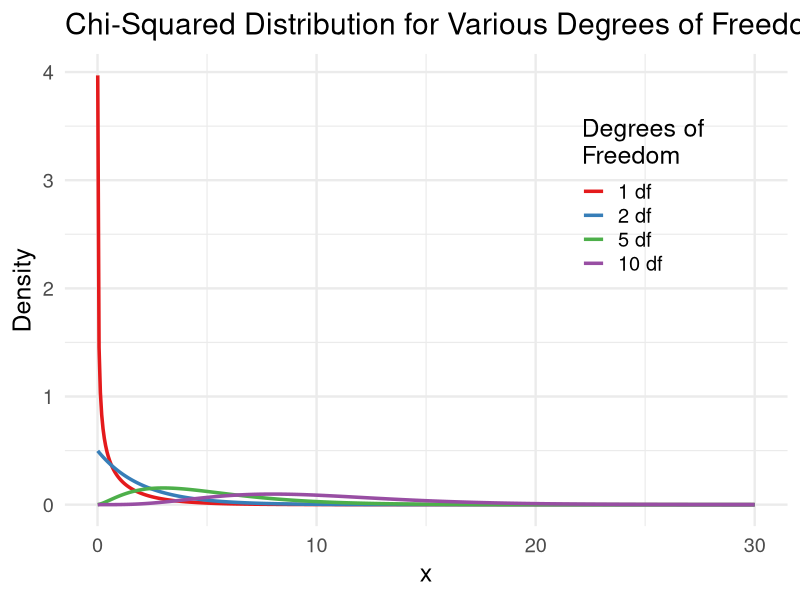
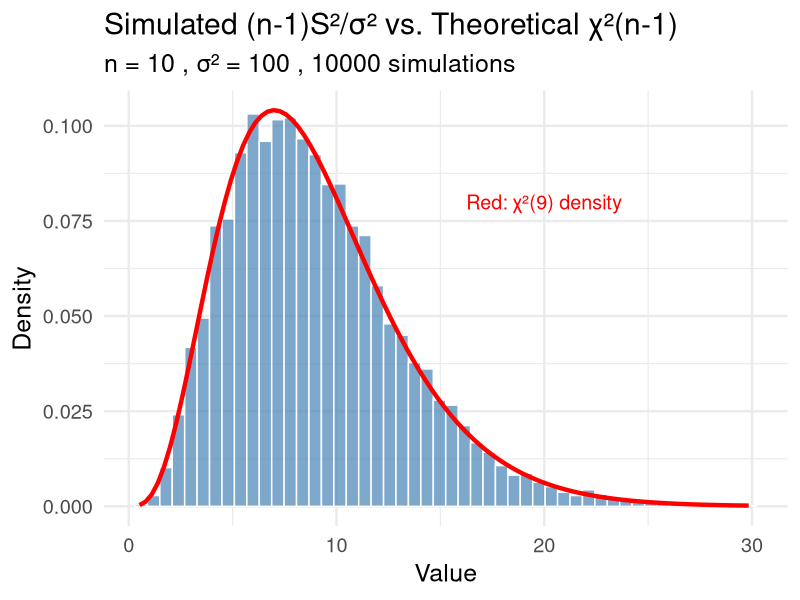
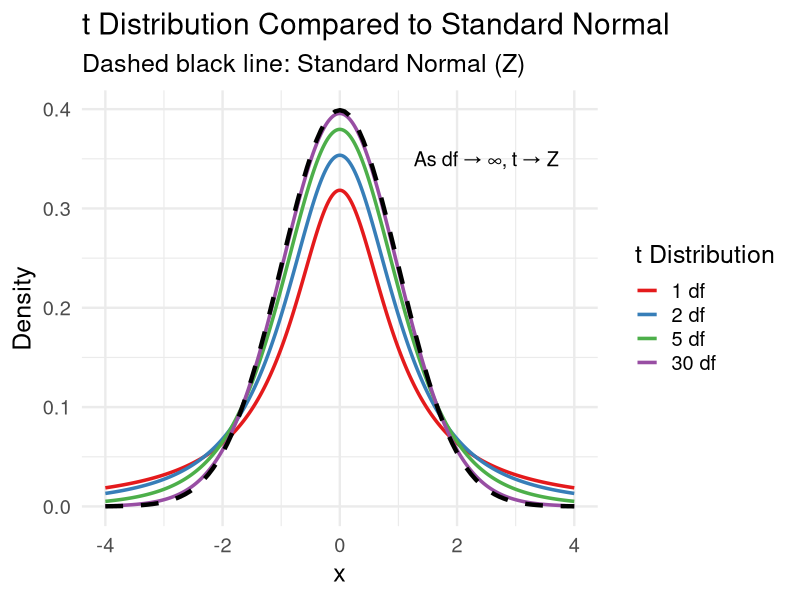
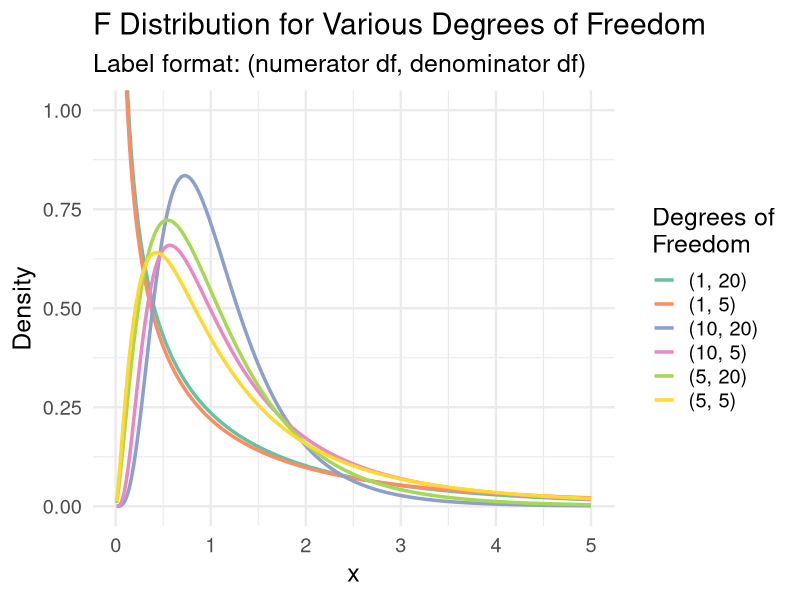
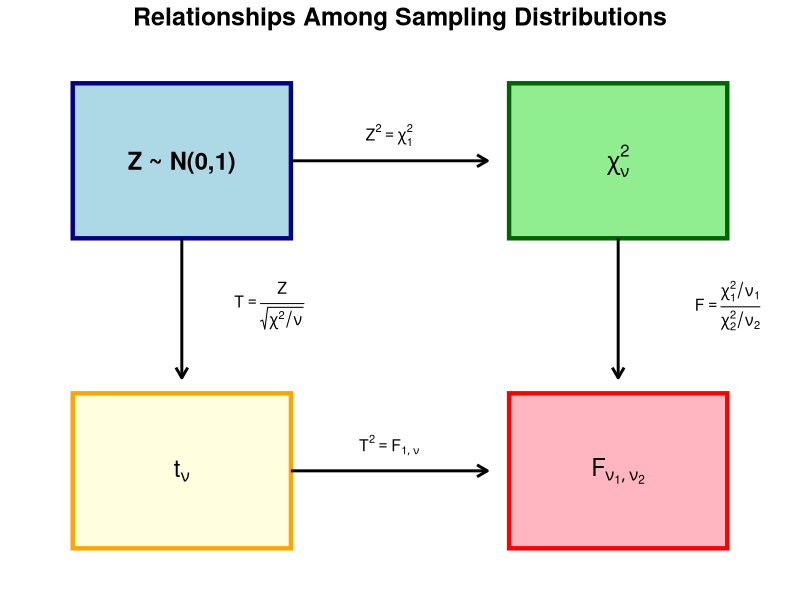

Write R code to recreate these figures, in order.
## ---- chunk 1
#| label: setup
#| include: false
library(tidyverse)
set.seed(42)
theme_set(theme_minimal(base_size = 18))
## ---- chunk 2
# Liver enzyme levels (U/L) from 15 patients
enzyme_levels <- c(42, 38, 51, 45, 40, 55, 48, 37, 44, 52, 
                   46, 43, 49, 41, 47)

tibble(
  Statistic = c("Sample Mean", "Sample SD", "Sample Variance"),
  Value = c(mean(enzyme_levels), sd(enzyme_levels), var(enzyme_levels))
) |> mutate(Value = round(Value, 2))
## ---- chunk 3
#| fig-height: 5
tibble(x = seq(0.01, 30, length.out = 500)) |>
  crossing(df = c(1, 2, 5, 10)) |>
  mutate(
    density = dchisq(x, df),
    df = factor(df, labels = paste(c(1, 2, 5, 10), "df"))
  ) |>
  ggplot(aes(x = x, y = density, color = df)) +
  geom_line(linewidth = 1.2) +
  labs(
    title = "Chi-Squared Distribution for Various Degrees of Freedom",
    x = "x", y = "Density", color = "Degrees of\nFreedom"
  ) +
  scale_color_brewer(palette = "Set1") +
  theme(legend.position = c(0.8, 0.7))
## ---- chunk 4
# Parameters for χ²₈ distribution
df_lamps <- 8
mean_life <- df_lamps  # E(X) = ν
sd_life <- sqrt(2 * df_lamps)  # SD(X) = √(2ν)

cat("Mean lifecycle:", mean_life, "thousand hours\n")
cat("SD of lifecycle:", round(sd_life, 2), "thousand hours\n")

# Probability lamp lasts between 6 and 10 thousand hours
prob_range <- pchisq(10, df_lamps) - pchisq(6, df_lamps)
cat("P(6 ≤ X ≤ 10):", round(prob_range, 3))
## ---- chunk 5
# 1. P(X > 15)
prob_over_15 <- 1 - pchisq(15, 8)
cat("P(X > 15):", round(prob_over_15, 4), "\n")

# 2. 90th percentile
p90 <- qchisq(0.90, 8)
cat("90th percentile:", round(p90, 2), "thousand hours\n")

# 3. Middle 95%
lower <- qchisq(0.025, 8)
upper <- qchisq(0.975, 8)
cat("Middle 95%: [", round(lower, 2), ",", round(upper, 2), "]")
## ---- chunk 6
#| fig-height: 5
n <- 10
sigma_sq <- 100  # True variance
n_sims <- 10000

# Simulate the transformation (n-1)S²/σ²
chi_sq_sim <- tibble(sim = 1:n_sims) |>
  mutate(
    sample_data = map(sim, ~rnorm(n, mean = 50, sd = sqrt(sigma_sq))),
    s_squared = map_dbl(sample_data, var),
    chi_sq_stat = (n - 1) * s_squared / sigma_sq
  )

# Compare to theoretical χ²(n-1) distribution
chi_sq_sim |>
  ggplot(aes(x = chi_sq_stat)) +
  geom_histogram(aes(y = after_stat(density)), bins = 50, 
                 fill = "steelblue", alpha = 0.7, color = "white") +
  stat_function(fun = dchisq, args = list(df = n - 1), 
                color = "red", linewidth = 1.5) +
  labs(title = "Simulated (n-1)S²/σ² vs. Theoretical χ²(n-1)",
       subtitle = paste("n =", n, ", σ² =", sigma_sq, ",", n_sims, "simulations"),
       x = "Value", y = "Density") +
  annotate("text", x = 20, y = 0.08, label = "Red: χ²(9) density", 
           color = "red", size = 5)
## ---- chunk 7
#| fig-height: 5
tibble(x = seq(-4, 4, length.out = 500)) |>
  crossing(df = c(1, 2, 5, 30)) |>
  mutate(
    t_density = dt(x, df),
    df = factor(df, labels = paste(c(1, 2, 5, 30), "df"))
  ) |>
  ggplot(aes(x = x, y = t_density, color = df)) +
  geom_line(linewidth = 1.2) +
  stat_function(fun = dnorm, color = "black", linewidth = 1.5, linetype = "dashed") +
  labs(
    title = "t Distribution Compared to Standard Normal",
    subtitle = "Dashed black line: Standard Normal (Z)",
    x = "x", y = "Density", color = "t Distribution"
  ) +
  scale_color_brewer(palette = "Set1") +
  annotate("text", x = 2.5, y = 0.35, label = "As df → ∞, t → Z", size = 5)
## ---- chunk 8
# Blood pressure reductions from 12 patients
bp_reduction <- c(8.2, 12.5, 9.1, 7.8, 11.3, 10.4, 
                  9.7, 13.1, 8.9, 10.8, 12.0, 9.5)

n <- length(bp_reduction)
x_bar <- mean(bp_reduction)
s <- sd(bp_reduction)

# T statistic (testing if true mean reduction is μ₀ = 8)
mu_0 <- 8
t_stat <- (x_bar - mu_0) / (s / sqrt(n))

cat("Sample mean:", round(x_bar, 2), "mmHg\n")
cat("Sample SD:", round(s, 2), "mmHg\n")
cat("T statistic (vs μ₀ = 8):", round(t_stat, 3), "\n")
cat("P-value:", round(2 * pt(-abs(t_stat), df = n - 1), 4))
## ---- chunk 9
recovery_times <- c(4.2, 5.8, 3.9, 5.1, 4.7, 6.2, 4.4, 5.5)
## ---- chunk 10
n <- length(recovery_times)
x_bar <- mean(recovery_times)
s <- sd(recovery_times)
t_stat <- (x_bar - 5) / (s / sqrt(n))
t_crit <- qt(0.975, df = n - 1)

cat("Mean:", round(x_bar, 3), "SD:", round(s, 3), "\n")
cat("T statistic:", round(t_stat, 3), "\n")
cat("Critical value t₀.₀₂₅,₇:", round(t_crit, 3))
## ---- chunk 11
#| fig-height: 5
expand_grid(
  df1 = c(1, 5, 10),
  df2 = c(5, 20)
) |>
  mutate(df_label = paste0("(", df1, ", ", df2, ")")) |>
  crossing(x = seq(0.01, 5, length.out = 300)) |>
  mutate(density = df(x, df1, df2)) |>
  ggplot(aes(x = x, y = density, color = df_label)) +
  geom_line(linewidth = 1.2) +
  labs(
    title = "F Distribution for Various Degrees of Freedom",
    subtitle = "Label format: (numerator df, denominator df)",
    x = "x", y = "Density", color = "Degrees of\nFreedom"
  ) +
  scale_color_brewer(palette = "Set2") +
  coord_cartesian(ylim = c(0, 1))
## ---- chunk 12
# Pain relief scores (higher = more relief)
drug_A <- c(6.2, 7.1, 5.8, 6.9, 7.3, 6.5, 7.0, 6.4, 6.8, 7.2)
drug_B <- c(5.5, 8.2, 4.9, 7.8, 6.1, 8.5, 5.2, 7.4, 6.3, 8.0)

# Compare variances
var_A <- var(drug_A)
var_B <- var(drug_B)
f_stat <- var_B / var_A  # Put larger variance in numerator

cat("Var(Drug A):", round(var_A, 3), "\n")
cat("Var(Drug B):", round(var_B, 3), "\n")
cat("F statistic:", round(f_stat, 3), "\n")
cat("P-value (two-sided):", round(2 * pf(f_stat, 9, 9, lower.tail = FALSE), 4))
## ---- chunk 13
#| echo: false
#| fig-width: 12
#| fig-height: 6

# Create a visual showing relationships
ggplot() +
  xlim(0, 10) + ylim(0, 10) +
  # Normal box
  annotate("rect", xmin = 0.5, xmax = 3.5, ymin = 6.5, ymax = 9.5, 
           fill = "lightblue", color = "darkblue", linewidth = 1.5) +
  annotate("text", x = 2, y = 8, label = "Z ~ N(0,1)", size = 6, fontface = "bold") +
  
  # Chi-squared box
  annotate("rect", xmin = 6.5, xmax = 9.5, ymin = 6.5, ymax = 9.5,
           fill = "lightgreen", color = "darkgreen", linewidth = 1.5) +
  annotate("text", x = 8, y = 8, label = expression(chi[nu]^2), size = 6, fontface = "bold") +
  
  # t box
  annotate("rect", xmin = 0.5, xmax = 3.5, ymin = 0.5, ymax = 3.5,
           fill = "lightyellow", color = "orange", linewidth = 1.5) +
  annotate("text", x = 2, y = 2, label = expression(t[nu]), size = 6, fontface = "bold") +
  
  # F box
  annotate("rect", xmin = 6.5, xmax = 9.5, ymin = 0.5, ymax = 3.5,
           fill = "lightpink", color = "red", linewidth = 1.5) +
  annotate("text", x = 8, y = 2, label = expression(F[list(nu[1],nu[2])]), size = 6, fontface = "bold") +
  
  # Arrows and labels
  annotate("segment", x = 3.5, y = 8, xend = 6.2, yend = 8,
           arrow = arrow(length = unit(0.3, "cm")), linewidth = 1) +
  annotate("text", x = 4.85, y = 8.5, label = expression(Z^2 == chi[1]^2), size = 4) +
  
  annotate("segment", x = 2, y = 6.5, xend = 2, yend = 3.8,
           arrow = arrow(length = unit(0.3, "cm")), linewidth = 1) +
  annotate("text", x = 3.2, y = 5.2, label = expression(T == frac(Z, sqrt(chi^2/nu))), size = 4) +
  
  annotate("segment", x = 8, y = 6.5, xend = 8, yend = 3.8,
           arrow = arrow(length = unit(0.3, "cm")), linewidth = 1) +
  annotate("text", x = 9.5, y = 5.2, label = expression(F == frac(chi[1]^2/nu[1], chi[2]^2/nu[2])), size = 4) +
  
  annotate("segment", x = 3.5, y = 2, xend = 6.2, yend = 2,
           arrow = arrow(length = unit(0.3, "cm")), linewidth = 1) +
  annotate("text", x = 4.85, y = 2.5, label = expression(T^2 == F[list(1,nu)]), size = 4) +
  
  theme_void() +
  labs(title = "Relationships Among Sampling Distributions") +
  theme(plot.title = element_text(size = 18, hjust = 0.5, face = "bold"))
## ---- chunk 14
#| code-line-numbers: "|1-4|6-9|11-14"
# Chi-squared distribution
pchisq(10, df = 5)       # P(χ²₅ ≤ 10)
qchisq(0.95, df = 5)     # 95th percentile
rchisq(5, df = 5)        # 5 random values

# t distribution  
pt(2, df = 10)           # P(t₁₀ ≤ 2)
qt(0.975, df = 10)       # 97.5th percentile (for 95% CI)
rt(5, df = 10)           # 5 random values

# F distribution
pf(3, df1 = 5, df2 = 20) # P(F₅,₂₀ ≤ 3)
qf(0.95, df1 = 5, df2 = 20)  # 95th percentile
rf(5, df1 = 5, df2 = 20)     # 5 random values
